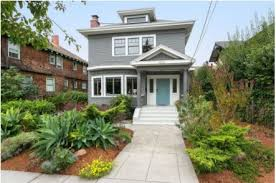
#> input picture home.jpeg, 276 x 183 px
$ python home_edge.py
#> lines starting #> are read from the running program, lines starting #| are printed output that depends on the picture
import cv2
import imutils
import numpy

img=cv2.imread("home.jpeg")
#> img is the input picture: shape (183, 276, 3); mean B, G, R 115.1, 137.5, 132.3
cv2.imshow("image" , img)
cv2.waitKey(0)

gray = cv2.cvtColor(img, cv2.COLOR_BGR2GRAY)
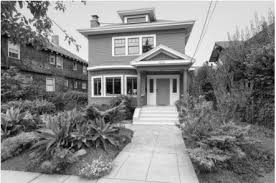
#> gray: shape (183, 276); min 1, max 255, mean 133.4
grayshow=cv2.imshow("GrayImage", gray)
cv2.waitKey(0)


edge=cv2.Canny(gray , 30,150)
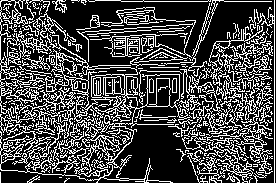
#> edge: shape (183, 276); 28.5% white in thin lines or dots
cv2.imshow("edge show" , edge)
cv2.waitKey(0)

edge2=cv2.Canny(gray , 70,150)
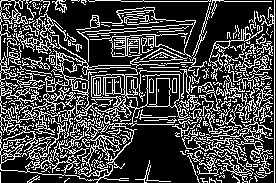
#> edge2: shape (183, 276); 27% white in thin lines or dots
cv2.imshow("edge show2" , edge2)
cv2.waitKey(0)

edge3=cv2.Canny(gray , 600,250)
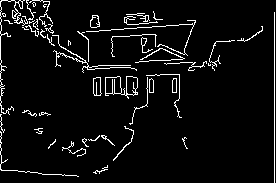
#> edge3: shape (183, 276); 5.5% white in thin lines or dots
cv2.imshow("edge show3" , edge3)
cv2.waitKey(0)
cv2.imwrite("edge_img_cheethah.jpg" , edge3)

$ run again, with nature.jpeg copied over home.jpeg
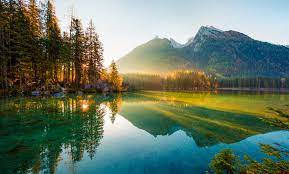
#> input picture nature.jpeg, 289 x 174 px
#> img is the input picture: shape (174, 289, 3); mean B, G, R 102.3, 119.5, 103.5
#> `edge=cv2.Canny(gray , 30,150)`:
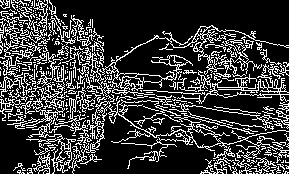
#> edge: shape (174, 289); 22.5% white in thin lines or dots
#> edge2: shape (174, 289); 17.8% white in thin lines or dots
#> `edge3=cv2.Canny(gray , 600,250)`:
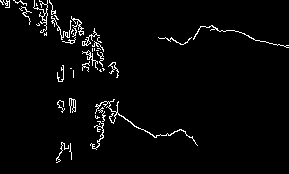
#> edge3: shape (174, 289); 3% white in thin lines or dots

$ run again, with rodcar.jpg copied over home.jpeg
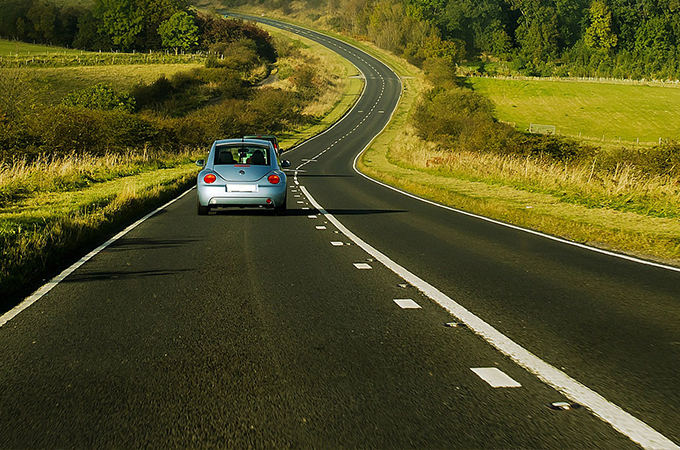
#> input picture rodcar.jpg, 680 x 450 px
#> img is the input picture: shape (450, 680, 3); mean B, G, R 32.7, 79.8, 82.1
#> `edge=cv2.Canny(gray , 30,150)`:
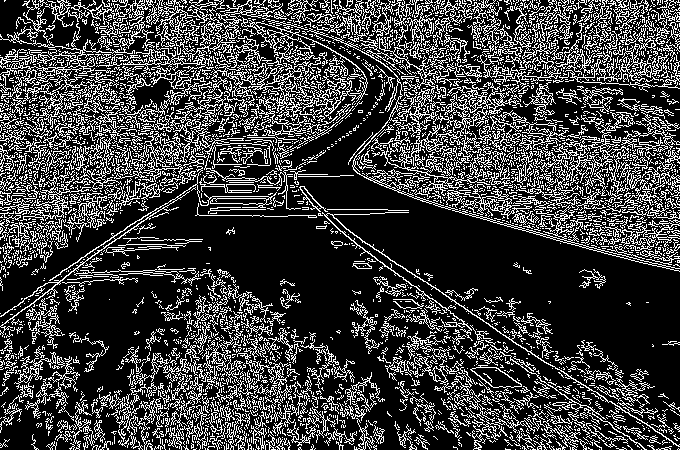
#> edge: shape (450, 680); 24.7% white in thin lines or dots
#> edge2: shape (450, 680); 20.8% white in thin lines or dots
#> `edge3=cv2.Canny(gray , 600,250)`:
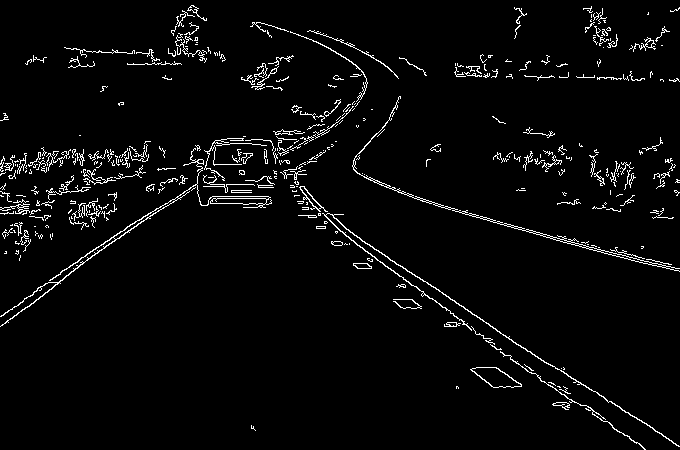
#> edge3: shape (450, 680); 3.5% white in thin lines or dots
